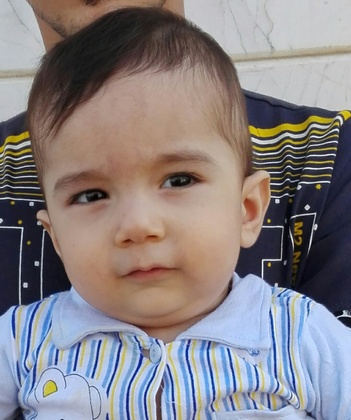
%> input picture excersiecs/hadiadokh/8/yas.jpg, 351 x 420 px, shrunk from 1023 x 1224 before the run, given in place of cat.png, which was not available
$ octave t2s23.m   (GNU Octave 9; MATLAB toolbox functions it lacks are replaced by stand-ins)
%> lines starting %> are read from the running program, lines starting %| are printed output that depends on the picture; pictures that were not available may be replaced by others from this repository, and a replacement may not be noted
close all;
clear all;
clc;

image = imread("img\cat.png");
%> image is the input picture: size 420x351x3 uint8; mean R, G, B 135.7, 128.9, 131.7
figure,imshow(image);

r = image(:,:,1);
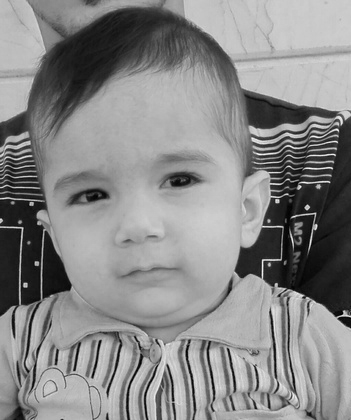
%> r: size 420x351 uint8; min 0, max 253, mean 135.7
g = image(:,:,2);
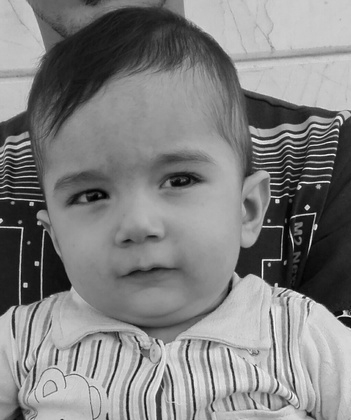
%> g: size 420x351 uint8; min 0, max 255, mean 128.9
b = image(:,:,3);
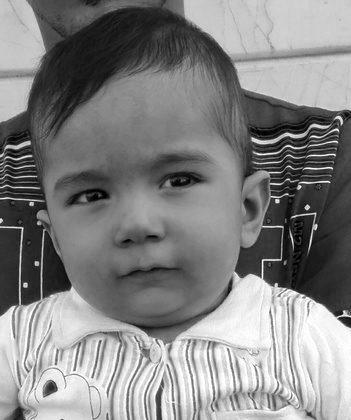
%> b: size 420x351 uint8; min 0, max 255, mean 131.7

histogram(r);
%> after the loop in histogram, `for i=1:x`: colours = 256 values, max 2197 at index 180, min 0 at index 247, mean 575.9
subplot(3,1,1);bar(ans);
title('R');
histogram(g);
subplot(3,1,2);bar(ans);
title('G');
histogram(b);
subplot(3,1,3);bar(ans);
title('B');
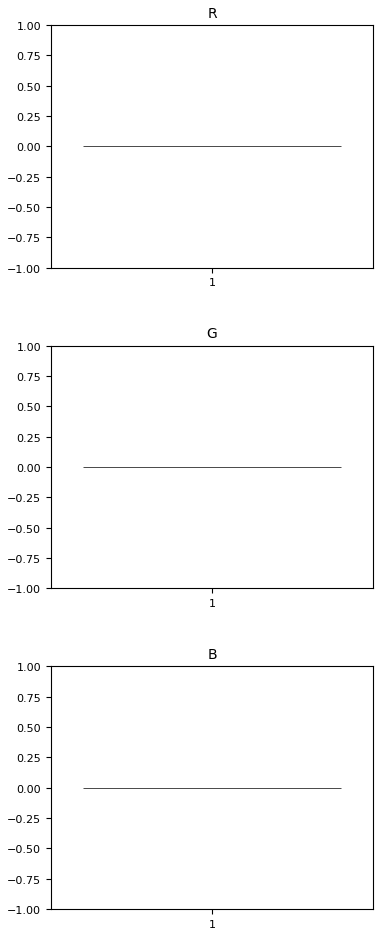
%> figure redrawn from the program's plot data, 3 panels

function [colours] = histogram(image)
    [x,y] = size(image);
    colours = zeros(1,256);
    for i=1:x
        for j=1:y
          z = image(i,j);
          colours(z + 1) = colours(z + 1) + 1;
        end
    end
end
